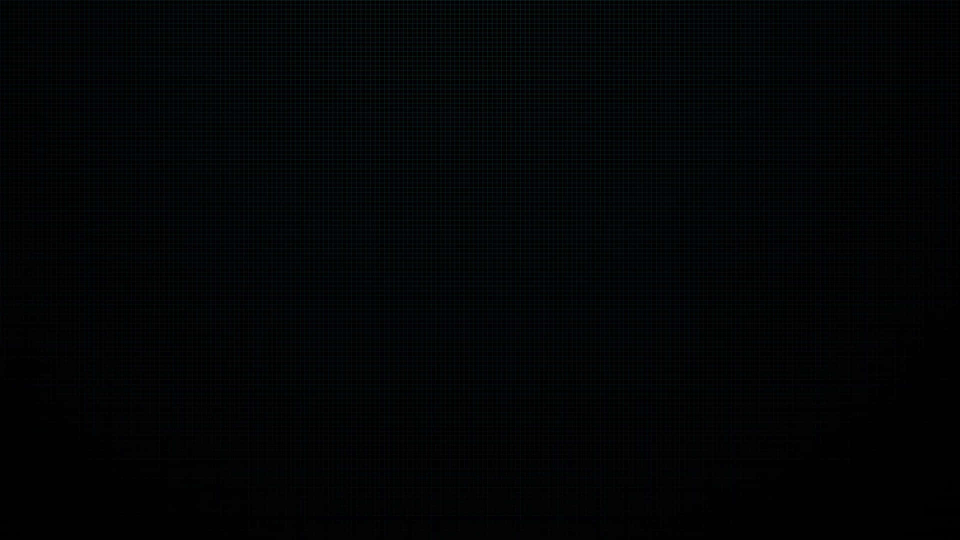
#> input picture session26/Gradient/black-image.jpg, 1920 x 1080 px, found by its file name (shown at 1/2 size)
$ python gradient.py
#> lines starting #> are read from the running program, lines starting #| are printed output that depends on the picture
import cv2

width, height = 400, 300


gradient_image = cv2.imread('session26/Gradient/black-image.jpg', cv2.IMREAD_COLOR)
#> gradient_image is the input picture: shape (1080, 1920, 3); mean B, G, R 5.3, 4.3, 2.7
gradient_image = cv2.resize(gradient_image,(width,height))
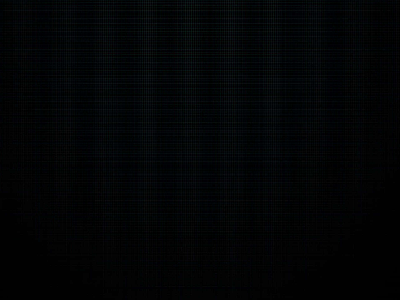
#> gradient_image: shape (300, 400, 3); mean B, G, R 5.2, 4.2, 2.7


for x in range(height):
    color_value = 255 - int((x / height) * 255)
    cv2.line(gradient_image, (0, x), (width, x), (color_value, color_value, color_value), 1)
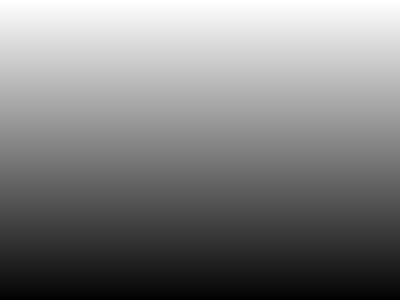
#> gradient_image: shape (300, 400, 3); min 1, max 255, mean 128.4


cv2.imshow('Gradient', gradient_image)
cv2.imwrite("session26/Gradient/gradient.jpg", gradient_image)
cv2.waitKey(0)
